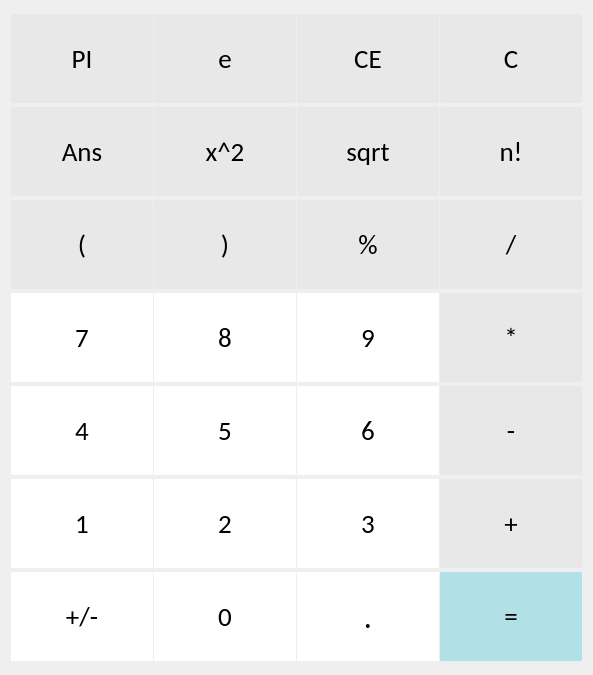
     <widget class="QWidget" name="layoutWidget_5">
      <property name="geometry">
       <rect>
        <x>210</x>
        <y>80</y>
        <width>575</width>
        <height>675</height>
       </rect>
      </property>
      <layout class="QGridLayout" name="gridLayout">
       <property name="spacing">
        <number>1</number>
       </property>
       <item row="2" column="0">
        <layout class="QHBoxLayout" name="horizontalLayout_5">
         <property name="spacing">
          <number>1</number>
         </property>
         <item>
          <widget class="QPushButton" name="Science_Button_Lbra">
           <property name="minimumSize">
            <size>
             <width>142</width>
             <height>89</height>
            </size>
           </property>
           <property name="font">
            <font>
             <family>Calibri</family>
             <pointsize>20</pointsize>
            </font>
           </property>
           <property name="styleSheet">
            <string notr="true">QPushButton { background-color: rgb(232,232,232); border-radius: 1px; color: rgb(0, 0, 0); color:black} QPushButton:hover { background-color: rgb(181, 181, 181); }</string>
           </property>
           <property name="text">
            <string>(</string>
           </property>
           <property name="flat">
            <bool>true</bool>
           </property>
          </widget>
         </item>
         <item>
          <widget class="QPushButton" name="Science_Button_Rbra">
           <property name="minimumSize">
            <size>
             <width>142</width>
             <height>89</height>
            </size>
           </property>
           <property name="font">
            <font>
             <family>Calibri</family>
             <pointsize>20</pointsize>
            </font>
           </property>
           <property name="styleSheet">
            <string notr="true">QPushButton { background-color: rgb(232,232,232); border-radius: 1px; color: rgb(0, 0, 0); color:black} QPushButton:hover { background-color: rgb(181, 181, 181); }</string>
           </property>
           <property name="text">
            <string>)</string>
           </property>
           <property name="flat">
            <bool>true</bool>
           </property>
          </widget>
         </item>
         <item>
          <widget class="QPushButton" name="Science_Button_Mod">
           <property name="minimumSize">
            <size>
             <width>142</width>
             <height>89</height>
            </size>
           </property>
           <property name="font">
            <font>
             <family>Calibri</family>
             <pointsize>20</pointsize>
            </font>
           </property>
           <property name="styleSheet">
            <string notr="true">QPushButton { background-color: rgb(232,232,232); border-radius: 1px; color: rgb(0, 0, 0); color:black} QPushButton:hover { background-color: rgb(181, 181, 181); }</string>
           </property>
           <property name="text">
            <string>%</string>
           </property>
           <property name="flat">
            <bool>true</bool>
           </property>
          </widget>
         </item>
         <item>
          <widget class="QPushButton" name="Science_Button_division">
           <property name="minimumSize">
            <size>
             <width>142</width>
             <height>89</height>
            </size>
           </property>
           <property name="font">
            <font>
             <family>Calibri</family>
             <pointsize>20</pointsize>
            </font>
           </property>
           <property name="styleSheet">
            <string notr="true">QPushButton { background-color: rgb(232,232,232); border-radius: 1px; color: rgb(0, 0, 0); color:black} QPushButton:hover { background-color: rgb(181, 181, 181); }</string>
           </property>
           <property name="text">
            <string>/</string>
           </property>
           <property name="flat">
            <bool>true</bool>
           </property>
          </widget>
         </item>
        </layout>
       </item>
       <item row="3" column="0">
        <layout class="QHBoxLayout" name="horizontalLayout_4">
         <property name="spacing">
          <number>1</number>
         </property>
         <item>
          <widget class="QPushButton" name="Science_Button_7">
           <property name="minimumSize">
            <size>
             <width>142</width>
             <height>89</height>
            </size>
           </property>
           <property name="font">
            <font>
             <family>Calibri</family>
             <pointsize>20</pointsize>
            </font>
           </property>
           <property name="styleSheet">
            <string notr="true">QPushButton { background-color: rgb(255, 255, 255); border-radius: 1px; color: rgb(0, 0, 0); color:black} QPushButton:hover { background-color: rgb(181, 181, 181); }</string>
           </property>
           <property name="text">
            <string>7</string>
           </property>
           <property name="flat">
            <bool>true</bool>
           </property>
          </widget>
         </item>
         <item>
          <widget class="QPushButton" name="Science_Button_8">
           <property name="minimumSize">
            <size>
             <width>142</width>
             <height>89</height>
            </size>
           </property>
           <property name="font">
            <font>
             <family>Calibri</family>
             <pointsize>20</pointsize>
            </font>
           </property>
           <property name="styleSheet">
            <string notr="true">QPushButton { background-color: rgb(255, 255, 255); border-radius: 1px; color: rgb(0, 0, 0); color:black} QPushButton:hover { background-color: rgb(181, 181, 181); }</string>
           </property>
           <property name="text">
            <string>8</string>
           </property>
           <property name="flat">
            <bool>true</bool>
           </property>
          </widget>
         </item>
         <item>
          <widget class="QPushButton" name="Science_Button_9">
           <property name="minimumSize">
            <size>
             <width>142</width>
             <height>89</height>
            </size>
           </property>
           <property name="font">
            <font>
             <family>Calibri</family>
             <pointsize>20</pointsize>
            </font>
           </property>
           <property name="styleSheet">
            <string notr="true">QPushButton { background-color: rgb(255, 255, 255); border-radius: 1px; color: rgb(0, 0, 0); color:black} QPushButton:hover { background-color: rgb(181, 181, 181); }</string>
           </property>
           <property name="text">
            <string>9</string>
           </property>
           <property name="flat">
            <bool>true</bool>
           </property>
          </widget>
         </item>
         <item>
          <widget class="QPushButton" name="Science_Button_multi">
           <property name="minimumSize">
            <size>
             <width>142</width>
             <height>89</height>
            </size>
           </property>
           <property name="font">
            <font>
             <family>Calibri</family>
             <pointsize>20</pointsize>
            </font>
           </property>
           <property name="styleSheet">
            <string notr="true">QPushButton { background-color: rgb(232,232,232); border-radius: 1px; color: rgb(0, 0, 0); color:black} QPushButton:hover { background-color: rgb(181, 181, 181); }</string>
           </property>
           <property name="text">
            <string>*</string>
           </property>
           <property name="flat">
            <bool>true</bool>
           </property>
          </widget>
         </item>
        </layout>
       </item>
       <item row="4" column="0">
        <layout class="QHBoxLayout" name="horizontalLayout_3">
         <property name="spacing">
          <number>1</number>
         </property>
         <item>
          <widget class="QPushButton" name="Science_Button_4">
           <property name="minimumSize">
            <size>
             <width>142</width>
             <height>89</height>
            </size>
           </property>
           <property name="font">
            <font>
             <family>Calibri</family>
             <pointsize>20</pointsize>
            </font>
           </property>
           <property name="styleSheet">
            <string notr="true">QPushButton { background-color: rgb(255, 255, 255); border-radius: 1px; color: rgb(0, 0, 0); color:black} QPushButton:hover { background-color: rgb(181, 181, 181); }</string>
           </property>
           <property name="text">
            <string>4</string>
           </property>
           <property name="flat">
            <bool>true</bool>
           </property>
          </widget>
         </item>
         <item>
          <widget class="QPushButton" name="Science_Button_5">
           <property name="minimumSize">
            <size>
             <width>142</width>
             <height>89</height>
            </size>
           </property>
           <property name="font">
            <font>
             <family>Calibri</family>
             <pointsize>20</pointsize>
            </font>
           </property>
           <property name="styleSheet">
            <string notr="true">QPushButton { background-color: rgb(255, 255, 255); border-radius: 1px; color: rgb(0, 0, 0); color:black} QPushButton:hover { background-color: rgb(181, 181, 181); }</string>
           </property>
           <property name="text">
            <string>5</string>
           </property>
           <property name="flat">
            <bool>true</bool>
           </property>
          </widget>
         </item>
         <item>
          <widget class="QPushButton" name="Science_Button_6">
           <property name="minimumSize">
            <size>
             <width>142</width>
             <height>89</height>
            </size>
           </property>
           <property name="font">
            <font>
             <family>Calibri</family>
             <pointsize>20</pointsize>
            </font>
           </property>
           <property name="styleSheet">
            <string notr="true">QPushButton { background-color: rgb(255, 255, 255); border-radius: 1px; color: rgb(0, 0, 0); color:black} QPushButton:hover { background-color: rgb(181, 181, 181); }</string>
           </property>
           <property name="text">
            <string>6</string>
           </property>
           <property name="flat">
            <bool>true</bool>
           </property>
          </widget>
         </item>
         <item>
          <widget class="QPushButton" name="Science_Button_minus">
           <property name="minimumSize">
            <size>
             <width>142</width>
             <height>89</height>
            </size>
           </property>
           <property name="font">
            <font>
             <family>Calibri</family>
             <pointsize>20</pointsize>
            </font>
           </property>
           <property name="styleSheet">
            <string notr="true">QPushButton { background-color: rgb(232,232,232); border-radius: 1px; color: rgb(0, 0, 0); color:black} QPushButton:hover { background-color: rgb(181, 181, 181); }</string>
           </property>
           <property name="text">
            <string>-</string>
           </property>
           <property name="flat">
            <bool>true</bool>
           </property>
          </widget>
         </item>
        </layout>
       </item>
       <item row="6" column="0">
        <layout class="QHBoxLayout" name="horizontalLayout">
         <property name="spacing">
          <number>1</number>
         </property>
         <item>
          <widget class="QPushButton" name="Science_Button_neg_pos">
           <property name="minimumSize">
            <size>
             <width>142</width>
             <height>89</height>
            </size>
           </property>
           <property name="font">
            <font>
             <family>Calibri</family>
             <pointsize>20</pointsize>
            </font>
           </property>
           <property name="styleSheet">
            <string notr="true">QPushButton { background-color: rgb(255, 255, 255); border-radius: 1px; color: rgb(0, 0, 0); color:black} QPushButton:hover { background-color: rgb(181, 181, 181); }</string>
           </property>
           <property name="text">
            <string>+/-</string>
           </property>
           <property name="flat">
            <bool>true</bool>
           </property>
          </widget>
         </item>
         <item>
          <widget class="QPushButton" name="Science_Button_0">
           <property name="minimumSize">
            <size>
             <width>142</width>
             <height>89</height>
            </size>
           </property>
           <property name="font">
            <font>
             <family>Calibri</family>
             <pointsize>20</pointsize>
            </font>
           </property>
           <property name="styleSheet">
            <string notr="true">QPushButton { background-color: rgb(255, 255, 255); border-radius: 1px; color: rgb(0, 0, 0); color:black} QPushButton:hover { background-color: rgb(181, 181, 181); }</string>
           </property>
           <property name="text">
            <string>0</string>
           </property>
           <property name="flat">
            <bool>true</bool>
           </property>
          </widget>
         </item>
         <item>
          <widget class="QPushButton" name="Science_Button_point">
           <property name="minimumSize">
            <size>
             <width>142</width>
             <height>89</height>
            </size>
           </property>
           <property name="font">
            <font>
             <family>Calibri</family>
             <pointsize>24</pointsize>
            </font>
           </property>
           <property name="styleSheet">
            <string notr="true">QPushButton { background-color: rgb(255, 255, 255); border-radius: 1px; color: rgb(0, 0, 0); color:black} QPushButton:hover { background-color: rgb(181, 181, 181); }</string>
           </property>
           <property name="text">
            <string>.</string>
           </property>
           <property name="flat">
            <bool>true</bool>
           </property>
          </widget>
         </item>
         <item>
          <widget class="QPushButton" name="Science_Button_equ">
           <property name="minimumSize">
            <size>
             <width>142</width>
             <height>89</height>
            </size>
           </property>
           <property name="font">
            <font>
             <family>Calibri</family>
             <pointsize>20</pointsize>
            </font>
           </property>
           <property name="styleSheet">
            <string notr="true">QPushButton { background-color: rgb(177, 225, 231); border-radius: 1px; color: rgb(0, 0, 0); color:black} QPushButton:hover { background-color: rgb(124, 224, 236); }</string>
           </property>
           <property name="text">
            <string>=</string>
           </property>
           <property name="flat">
            <bool>true</bool>
           </property>
          </widget>
         </item>
        </layout>
       </item>
       <item row="0" column="0">
        <layout class="QHBoxLayout" name="horizontalLayout_28">
         <property name="spacing">
          <number>1</number>
         </property>
         <item>
          <widget class="QPushButton" name="Science_Button_PI">
           <property name="minimumSize">
            <size>
             <width>142</width>
             <height>89</height>
            </size>
           </property>
           <property name="font">
            <font>
             <family>Calibri</family>
             <pointsize>20</pointsize>
            </font>
           </property>
           <property name="styleSheet">
            <string notr="true">QPushButton { background-color: rgb(232,232,232); border-radius: 1px; color: rgb(0, 0, 0); color:black} QPushButton:hover { background-color: rgb(181, 181, 181); }</string>
           </property>
           <property name="text">
            <string>PI</string>
           </property>
           <property name="flat">
            <bool>true</bool>
           </property>
          </widget>
         </item>
         <item>
          <widget class="QPushButton" name="Science_Button_e">
           <property name="minimumSize">
            <size>
             <width>142</width>
             <height>89</height>
            </size>
           </property>
           <property name="font">
            <font>
             <family>Calibri</family>
             <pointsize>20</pointsize>
            </font>
           </property>
           <property name="styleSheet">
            <string notr="true">QPushButton { background-color: rgb(232,232,232); border-radius: 1px; color: rgb(0, 0, 0); color:black} QPushButton:hover { background-color: rgb(181, 181, 181); }</string>
           </property>
           <property name="text">
            <string>e</string>
           </property>
           <property name="flat">
            <bool>true</bool>
           </property>
          </widget>
         </item>
         <item>
          <widget class="QPushButton" name="Science_Button_ce">
           <property name="minimumSize">
            <size>
             <width>142</width>
             <height>89</height>
            </size>
           </property>
           <property name="font">
            <font>
             <family>Calibri</family>
             <pointsize>20</pointsize>
            </font>
           </property>
           <property name="styleSheet">
            <string notr="true">QPushButton { background-color: rgb(232,232,232); border-radius: 1px; color: rgb(0, 0, 0); color:black} QPushButton:hover { background-color: rgb(181, 181, 181); }</string>
           </property>
           <property name="text">
            <string>CE</string>
           </property>
           <property name="flat">
            <bool>true</bool>
           </property>
          </widget>
         </item>
         <item>
          <widget class="QPushButton" name="Science_Button_c">
           <property name="minimumSize">
            <size>
             <width>142</width>
             <height>89</height>
            </size>
           </property>
           <property name="font">
            <font>
             <family>Calibri</family>
             <pointsize>20</pointsize>
            </font>
           </property>
           <property name="styleSheet">
            <string notr="true">QPushButton { background-color: rgb(232,232,232); border-radius: 1px; color: rgb(0, 0, 0); color:black} QPushButton:hover { background-color: rgb(181, 181, 181); }</string>
           </property>
           <property name="text">
            <string>C</string>
           </property>
           <property name="flat">
            <bool>true</bool>
           </property>
          </widget>
         </item>
        </layout>
       </item>
       <item row="1" column="0">
        <layout class="QHBoxLayout" name="horizontalLayout_6">
         <property name="spacing">
          <number>1</number>
         </property>
         <item>
          <widget class="QPushButton" name="Science_Button_ans">
           <property name="minimumSize">
            <size>
             <width>142</width>
             <height>89</height>
            </size>
           </property>
           <property name="font">
            <font>
             <family>Calibri</family>
             <pointsize>20</pointsize>
            </font>
           </property>
           <property name="styleSheet">
            <string notr="true">QPushButton { background-color: rgb(232,232,232); border-radius: 1px; color: rgb(0, 0, 0); color:black} QPushButton:hover { background-color: rgb(181, 181, 181); }</string>
           </property>
           <property name="text">
            <string>Ans</string>
           </property>
           <property name="flat">
            <bool>true</bool>
           </property>
          </widget>
         </item>
         <item>
          <widget class="QPushButton" name="Science_Button_square">
           <property name="minimumSize">
            <size>
             <width>142</width>
             <height>89</height>
            </size>
           </property>
           <property name="font">
            <font>
             <family>Calibri</family>
             <pointsize>20</pointsize>
            </font>
           </property>
           <property name="styleSheet">
            <string notr="true">QPushButton { background-color: rgb(232,232,232); border-radius: 1px; color: rgb(0, 0, 0); color:black} QPushButton:hover { background-color: rgb(181, 181, 181); }</string>
           </property>
           <property name="text">
            <string>x^2</string>
           </property>
          </widget>
         </item>
         <item>
          <widget class="QPushButton" name="Science_Button_sqrt">
           <property name="minimumSize">
            <size>
             <width>142</width>
             <height>89</height>
            </size>
           </property>
           <property name="font">
            <font>
             <family>Calibri</family>
             <pointsize>20</pointsize>
            </font>
           </property>
           <property name="styleSheet">
            <string notr="true">QPushButton { background-color: rgb(232,232,232); border-radius: 1px; color: rgb(0, 0, 0); color:black} QPushButton:hover { background-color: rgb(181, 181, 181); }</string>
           </property>
           <property name="text">
            <string>sqrt</string>
           </property>
           <property name="flat">
            <bool>true</bool>
           </property>
          </widget>
         </item>
         <item>
          <widget class="QPushButton" name="Science_Button_factorial">
           <property name="minimumSize">
            <size>
             <width>142</width>
             <height>89</height>
            </size>
           </property>
           <property name="font">
            <font>
             <family>Calibri</family>
             <pointsize>20</pointsize>
            </font>
           </property>
           <property name="styleSheet">
            <string notr="true">QPushButton { background-color: rgb(232,232,232); border-radius: 1px; color: rgb(0, 0, 0); color:black} QPushButton:hover { background-color: rgb(181, 181, 181); }</string>
           </property>
           <property name="text">
            <string>n!</string>
           </property>
           <property name="flat">
            <bool>true</bool>
           </property>
          </widget>
         </item>
        </layout>
       </item>
       <item row="5" column="0">
        <layout class="QHBoxLayout" name="horizontalLayout_2">
         <property name="spacing">
          <number>1</number>
         </property>
         <item>
          <widget class="QPushButton" name="Science_Button_1">
           <property name="minimumSize">
            <size>
             <width>142</width>
             <height>89</height>
            </size>
           </property>
           <property name="font">
            <font>
             <family>Calibri</family>
             <pointsize>20</pointsize>
            </font>
           </property>
           <property name="styleSheet">
            <string notr="true">QPushButton { background-color: rgb(255, 255, 255); border-radius: 1px; color: rgb(0, 0, 0); color:black} QPushButton:hover { background-color: rgb(181, 181, 181); }</string>
           </property>
           <property name="text">
            <string>1</string>
           </property>
           <property name="flat">
            <bool>true</bool>
           </property>
          </widget>
         </item>
         <item>
          <widget class="QPushButton" name="Science_Button_2">
           <property name="minimumSize">
            <size>
             <width>142</width>
             <height>89</height>
            </size>
           </property>
           <property name="font">
            <font>
             <family>Calibri</family>
             <pointsize>20</pointsize>
            </font>
           </property>
           <property name="styleSheet">
            <string notr="true">QPushButton { background-color: rgb(255, 255, 255); border-radius: 1px; color: rgb(0, 0, 0); color:black} QPushButton:hover { background-color: rgb(181, 181, 181); }</string>
           </property>
           <property name="text">
            <string>2</string>
           </property>
           <property name="flat">
            <bool>true</bool>
           </property>
          </widget>
         </item>
         <item>
          <widget class="QPushButton" name="Science_Button_3">
           <property name="minimumSize">
            <size>
             <width>142</width>
             <height>89</height>
            </size>
           </property>
           <property name="font">
            <font>
             <family>Calibri</family>
             <pointsize>20</pointsize>
            </font>
           </property>
           <property name="styleSheet">
            <string notr="true">QPushButton { background-color: rgb(255, 255, 255); border-radius: 1px; color: rgb(0, 0, 0); color:black} QPushButton:hover { background-color: rgb(181, 181, 181); }</string>
           </property>
           <property name="text">
            <string>3</string>
           </property>
           <property name="flat">
            <bool>true</bool>
           </property>
          </widget>
         </item>
         <item>
          <widget class="QPushButton" name="Science_Button_plus">
           <property name="minimumSize">
            <size>
             <width>142</width>
             <height>89</height>
            </size>
           </property>
           <property name="font">
            <font>
             <family>Calibri</family>
             <pointsize>20</pointsize>
            </font>
           </property>
           <property name="styleSheet">
            <string notr="true">QPushButton { background-color: rgb(232,232,232); border-radius: 1px; color: rgb(0, 0, 0); color:black} QPushButton:hover { background-color: rgb(181, 181, 181); }</string>
           </property>
           <property name="text">
            <string>+</string>
           </property>
           <property name="flat">
            <bool>true</bool>
           </property>
          </widget>
         </item>
        </layout>
       </item>
      </layout>
     </widget>
